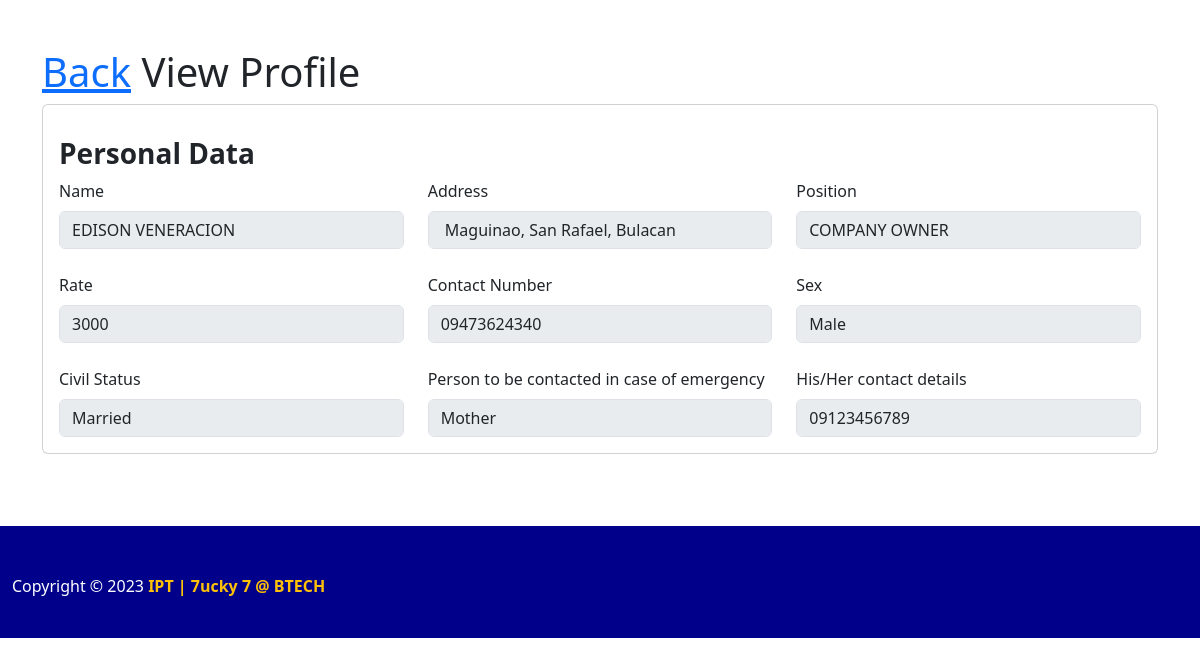
Screenshot of /code/view.php?id=70 with the database file from the repository.
### tables this page shows
CREATE TABLE `employee` (
  `id` int(11) NOT NULL,
  `emp_id` varchar(50) NOT NULL,
  `name` varchar(50) NOT NULL,
  `address` varchar(50) NOT NULL,
  `position` varchar(50) NOT NULL,
  `rate` double NOT NULL,
  `cash_advance` int(11) DEFAULT NULL,
  `phonenumber` varchar(12) NOT NULL,
  `sex` varchar(45) NOT NULL,
  `birth_date` date NOT NULL,
  `civil_status` varchar(45) NOT NULL,
  `emergency_name` varchar(45) NOT NULL,
  `emergency_contact` varchar(11) NOT NULL,
  `job_id` int(11) NOT NULL,
  `salary_id` int(11) NOT NULL,
  `isdeploy` varchar(1) NOT NULL,
  `isarchive` varchar(1) NOT NULL,
  `is_att_archive` varchar(1) NOT NULL
);

### code/view.php (the view, shortened to what this page needs)
<?php
include 'connection.php';
require_once('scripts.php');
$id = $_GET['id'];
$employee="SELECT * FROM `employee` WHERE id=$id";
$result = mysqli_query($con, $employee);
$row = mysqli_fetch_assoc($result);
?>
<!DOCTYPE html>
<html lang="en">
<head>
    <link rel="stylesheet" href="https://cdn.jsdelivr.net/npm/bootstrap@5.2.2/dist/css/bootstrap.min.css">
</head>
<body class="" v-on:click="Reload">
<table>
        <div class="container">
            <div class="page-header">
              <br>
              <br>
              <h1 class="page-title">
                <a href="employee.php" class="text-primary">Back</a> <i style="font-size: 50px;" class="fa-solid fa-chevrons-right"></i> View Profile
              </h1>
             </div>
     <div class="col-12">
                <div class="card">
               <div class="">
              <form class="" method="POST" action="">
                <div class="card-body">
                  <h3 class="card-title"><strong>Personal Data</strong></h3>
                  <div class="row">
                  <div class="col-md-4">
                      <div class="form-group">
                        <label class="form-label">Name</label>
                        <input type="text" readonly="" name="name" class="form-control" value="<?php echo $row['name'] ?>">
                      </div>
                    </div>
                    <div class="col-md-4">
                      <div class="form-group">
                        <label class="form-label">Address</label>
                        <input type="text" readonly="" name="address" class="form-control" value="<?php echo $row['address'] ?>">
                      </div>
                    </div>
                    <div class="col-md-4">
                      <div class="form-group">
                        <label class="form-label">Position</label>
                        <input type="text" readonly="" name="position" class="form-control" value="<?php echo $row['position'] ?>">
                      </div>
                    </div>
                    <div class="col-md-4 mt-4">
                      <div class="form-group">
                        <label class="form-label">Rate</label>
                        <input type="text" readonly="" name="rate" class="form-control" value="<?php echo $row['rate'] ?>">
                      </div>
                    </div>
                    <div class="col-md-4 mt-4">
                      <div class="form-group">
                        <label class="form-label">Contact Number</label>
                        <input type="text" readonly="" name="phonenumber" class="form-control" value="<?php echo $row['phonenumber'] ?>">
                      </div>
                    </div>
                    <div class="col-md-4 mt-4">
                      <div class="form-group">
                        <label class="form-label">Sex</label>
                        <input type="text" readonly="" name="sex" class="form-control" value="<?php echo $row['sex'] ?>">
                      </div>
                    </div>
                    <div class="col-md-4 mt-4">
                      <div class="form-group">
                        <label class="form-label">Civil Status</label>
                        <input type="text" readonly="" name="civil_status" class="form-control" value="<?php echo $row['civil_status'] ?>">
                      </div>
                    </div>
                    <div class="col-md-4 mt-4">
                      <div class="form-group">
                        <label class="form-label">Person to be contacted in case of emergency</label>
                        <input type="text" readonly="" name="emergency_name" class="form-control" value="<?php echo $row['emergency_name'] ?>">
                      </div>
                    </div>
                    <div class="col-md-4 mt-4">
                      <div class="form-group">
                        <label class="form-label">His/Her contact details</label>
                        <input type="text" readonly="" name="emergency_contact" class="form-control" value="<?php echo $row['emergency_contact'] ?>">
                      </div>
                    </div>
        </table>
        <br>
              <br>
              <br>
        <?php require_once('footer.php'); ?>
</body>
</html>

### rows the page displays
employee: name "EDISON VENERACION", address "Maguinao, San Rafael, Bulacan", position "COMPANY OWNER", rate "3000", phonenumber "09473624340", sex "Male", civil_status "Married", emergency_name "Mother", emergency_contact "09123456789"
